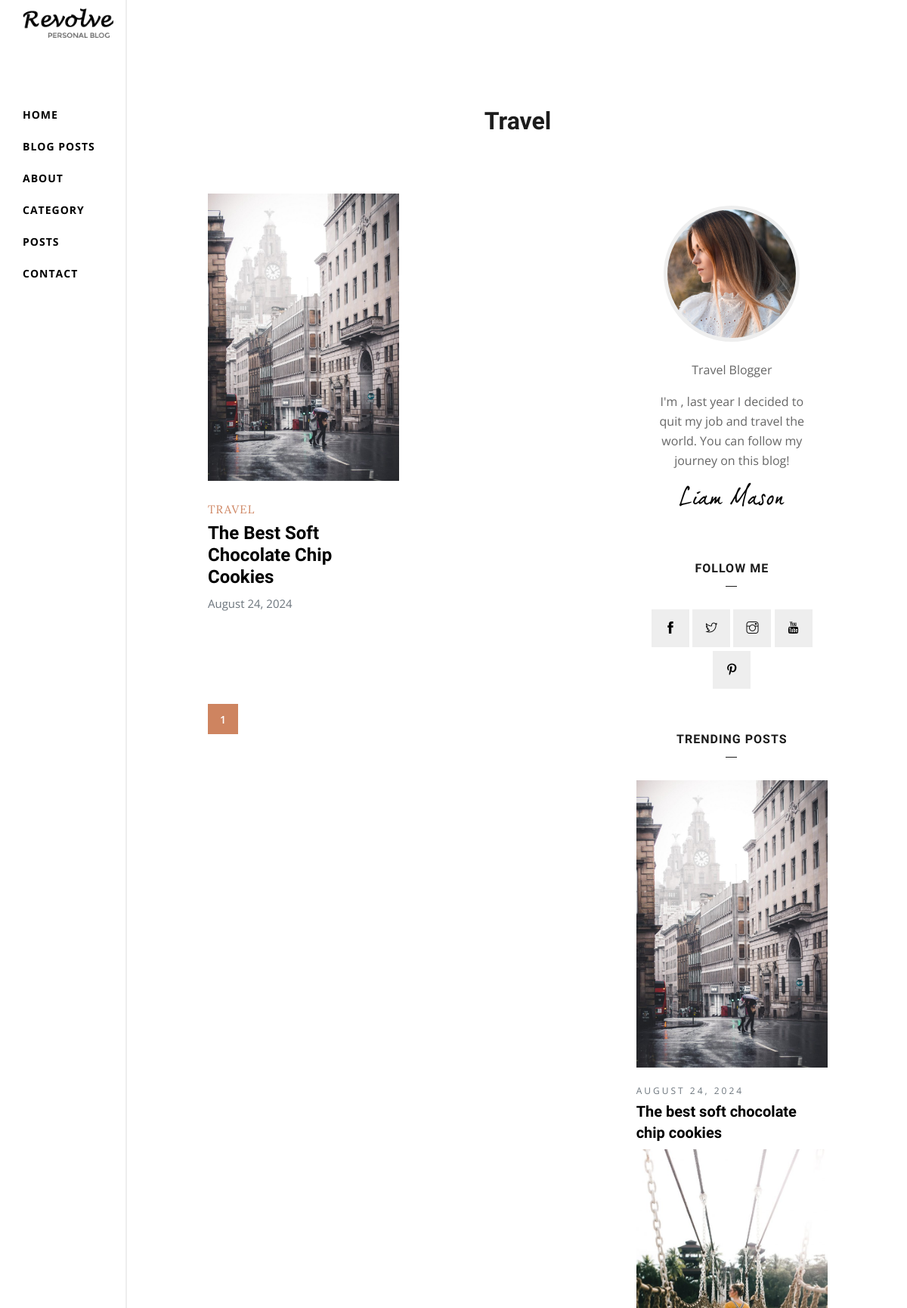
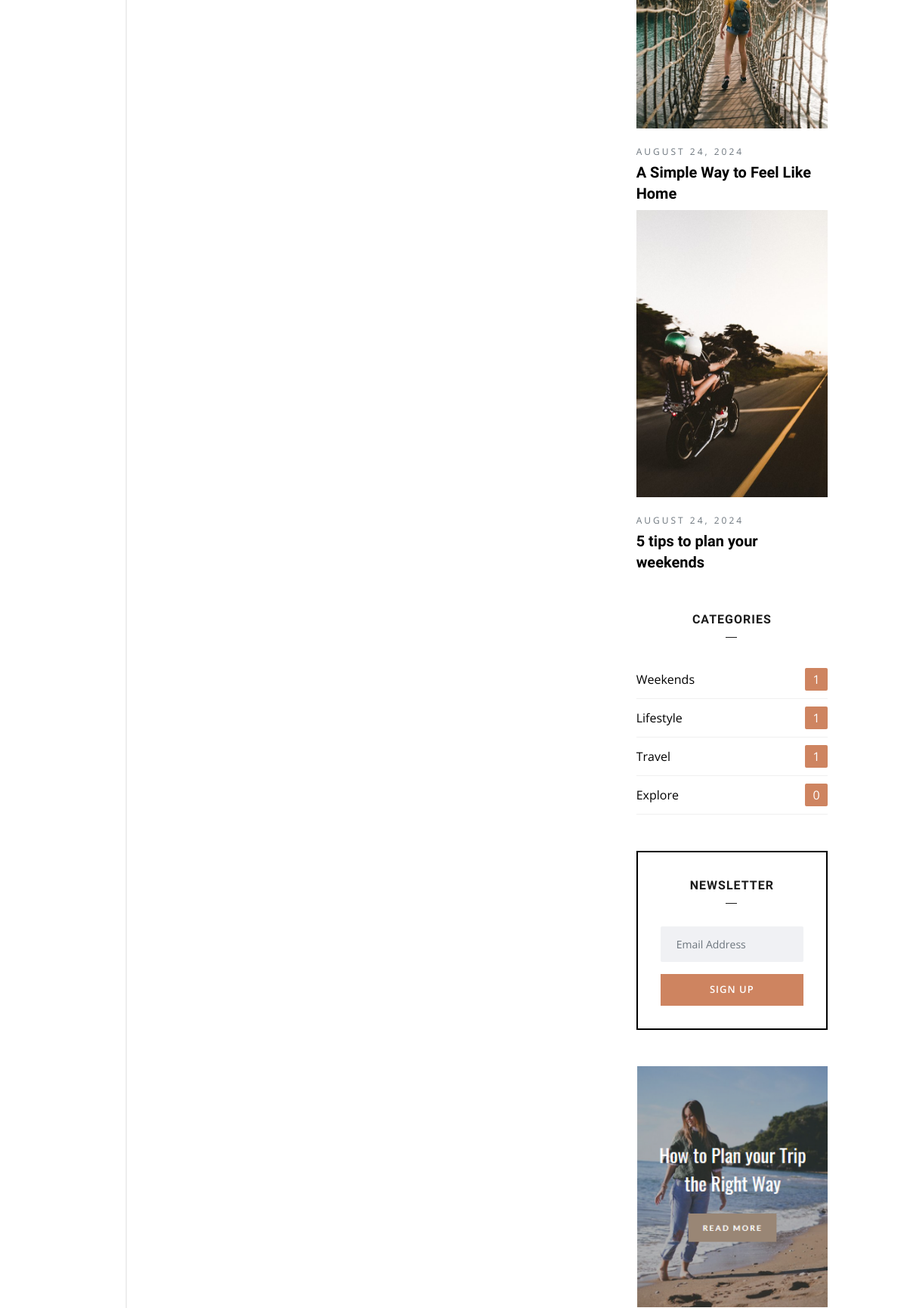
Page /category/1/ (upper part) on the committed database (2 pictures, top to bottom).
### revolve/models.py (models this page shows, shortened)
class BaseModel(models.Model):
    created = models.DateTimeField(auto_now_add=True)
    updated = models.DateTimeField(auto_now=True)
    class Meta:
        abstract = True

class Category(BaseModel):
    name = models.CharField(max_length=255)
    class Meta:
        ordering = ['-updated']
        indexes = [models.Index(fields=['-updated'])]
    def get_absolute_url(self):
        return reverse('revolve:post_by_category', args=[self.pk])

class Post(BaseModel):
    class Status(models.TextChoices):
        DRAFT = 'DF', 'Draft'
        PUBLISHED = 'PB', 'Published'
    title = models.CharField(max_length=250)
    slug = models.SlugField(max_length=250, unique_for_date='publish')
    user = models.ForeignKey(User, on_delete=models.CASCADE, related_name='blog_posts')
    body = MDTextField(null=True, blank=True)
    category = models.ManyToManyField(Category, related_name='posts', blank=True)
    publish = models.DateTimeField(default=timezone.now)
    status = models.CharField(max_length=2, choices=Status.choices, default=Status.DRAFT)
    objects = models.Manager()
    published = PostManager()
    tags = TaggableManager()
    def get_absolute_url(self):
        return reverse('revolve:post_detail', args=[self.publish.year, self.publish.month, self.publish.day, self.slug])
    class Meta:
        ordering = ['-updated']
        indexes = [
            models.Index(fields=['-updated']),
            models.Index(fields=['-publish']),
        ]

class Image(models.Model):
    post = models.ForeignKey(Post, on_delete=models.CASCADE, related_name='images')
    image = models.ImageField(upload_to='media/')
    uploaded_at = models.DateTimeField(auto_now_add=True)
    class Meta:
        ordering = ['-uploaded_at']
        indexes = [
            models.Index(fields=['-uploaded_at']),
        ]

### revolve/views.py (the view)
# urls.py: path('category/<int:category_id>/', views.category_list, name='post_by_category'),
def category_list(request, category_id):
    category = get_object_or_404(Category, id=category_id)
    posts_list = category.posts.filter(status=Post.Status.PUBLISHED)
    paginator = Paginator(posts_list, 6)
    page_number = request.GET.get('page', 1)
    try:
        posts = paginator.page(page_number)
    except PageNotAnInteger:
        posts = paginator.page(1)
    except EmptyPage:
        posts = paginator.page(paginator.num_pages)
    trending_posts = Post.published.annotate(num_comments=Count('comments')).order_by('-num_comments')[:4]
    categories = Category.objects.annotate(post_count=Count('posts')).order_by('-post_count')
    return render(request, 'category-list.html', {
        'category': category,
        'posts': posts,
        'trending_posts': trending_posts,
        'categories': categories,
        'user': request.user,
    })

### revolve/managers.py (called while the page is built)
    def get_queryset(self):
        return super().get_queryset().filter(status='PB')

### templates/category-list.html (shortened to what this page needs)
{% extends "base.html" %}
{% block content %}
{% load static %}
{% load blog_tags %}
<div class="breadcrumb-wrapper">
    <div class="container">
        <div class="row">
            <div class="col-sm-12">
                <div class="text-center">
                   <h2 class="lg-title">{{ category.name }}</h2>
                </div>
            </div>
        </div>
    </div>
</div>
<section class="section-padding">
	<div class="container">
		<div class="row">
			<div class="col-lg-8 col-md-12 col-sm-12 col-xs-12">
				<div class="row">
					{% for post in posts %}
						<div class="col-lg-6 col-md-6">
							<article class="post-grid mb-5">
								<div class="post-thumb mb-4">
									<img src="{{ post.images.first.image.url }}" alt="" class="img-fluid w-100">
								</div>
								<span class="cat-name text-color font-extra text-sm text-uppercase letter-spacing-1">{{ category.name }}</span>
								<h3 class="post-title mt-1"><a href="{{ post.get_absolute_url }}">{{ post.title }}</a></h3>
								<span class=" text-muted  text-capitalize">{{ post.publish|date:"F d, Y" }}</span>
							</article>
						</div>
					{% endfor %}
				</div>
				<div class="pagination mt-5 pt-4">
					<ul class="list-inline">
						{% for page_num in posts.paginator.page_range %}
							<li class="list-inline-item"><a href="?page={{ page_num }}" class="{% if posts.number == page_num %}active{% endif %}">{{ page_num }}</a></li>
						{% endfor %}
					</ul>
				</div>
			</div>
			<div class="col-lg-4 col-md-6 col-sm-12 col-xs-12">
				<div class="sidebar sidebar-right">
					<div class="sidebar-wrap mt-5 mt-lg-0">
						<div class="sidebar-widget about mb-5 text-center p-3">
							<div class="about-author">
								<img src="{% static 'images/author.jpg' %}" alt="" class="img-fluid">
							</div>
							<p>Travel Blogger</p>
							<p>I'm {{ user.username }}, last year I decided to quit my job and travel the world. You can follow my journey on this blog!</p>
							<img src="{% static 'images/liammason.png' %}" alt="" class="img-fluid">
						</div>
						<div class="sidebar-widget follow mb-5 text-center">
							<h4 class="text-center widget-title">Follow Me</h4>
							<div class="follow-socials">
								<a href="#"><i class="ti-facebook"></i></a>
								<a href="#" ><i class="ti-twitter"></i></a>
								<a href="#" ><i class="ti-instagram"></i></a>
								<a href="#"><i class="ti-youtube"></i></a>
								<a href="#"><i class="ti-pinterest"></i></a>
							</div>
						</div>
						<div class="sidebar-widget mb-5">
							<h4 class="text-center widget-title">Trending Posts</h4>
							{% for trending_post in trending_posts %}
								<div class="sidebar-post-item-big">
									<a href="{{ trending_post.get_absolute_url }}"><img src="{{ trending_post.images.first.image.url }}" alt="" class="img-fluid"></a>
									<div class="mt-3 media-body">
										<span class="text-muted letter-spacing text-uppercase font-sm">{{ trending_post.publish|date:"F d, Y" }}</span>
										<h4><a href="{{ trending_post.get_absolute_url }}">{{ trending_post.title }}</a></h4>
									</div>
								</div>
							{% endfor %}
						</div>
						<div class="sidebar-widget category mb-5">
							<h4 class="text-center widget-title">Categories</h4>
							<ul class="list-unstyled">
								{% for category in categories %}
									<li class="align-items-center d-flex justify-content-between">
										<a href="{{ category.get_absolute_url }}">{{ category.name }}</a>
										<span>{{ category.post_count }}</span>
									</li>
								{% endfor %}
							</ul>
						</div>
						<div class="sidebar-widget subscribe mb-5">
							<h4 class="text-center widget-title">Newsletter</h4>
							<input type="text" class="form-control" placeholder="Email Address">
							<a href="#" class="btn btn-primary d-block mt-3">Sign Up</a>
						</div>
						<div class="sidebar-widget sidebar-adv mb-5">
							<a href="#"><img src="{% static 'images/sidebar-banner3.png' %}" alt="" class="img-fluid w-100"></a>
						</div>
					</div>
				</div>
			</div>
		</div>
	</div>
</section>
{% endblock %}

### templates/base.html (shortened to what this page needs)
<!DOCTYPE html>
{% load static %}
<html lang="en">
<head>
	<link rel="stylesheet" href="{% static 'plugins/bootstrap/css/bootstrap.min.css' %}">
	<link rel="stylesheet" href="{% static 'plugins/themify/css/themify-icons.css' %}">
	<link rel="stylesheet" href="{% static 'plugins/slick-carousel/slick-theme.css' %}">
	<link rel="stylesheet" href="{% static 'plugins/slick-carousel/slick.css' %}">
	<link rel="stylesheet" href="{% static 'plugins/owl-carousel/owl.carousel.min.css' %}">
	<link rel="stylesheet" href="{% static 'plugins/owl-carousel/owl.theme.default.min.css' %}">
	<link rel="stylesheet" href="{% static 'plugins/magnific-popup/magnific-popup.css' %}">
	<link rel="stylesheet" href="{% static 'css/style.css' %}">
</head>
<body>
	<div class="section-padding pb-0">
		<div class="sidebar d-none d-lg-block">
			<div class="sidebar-sticky">
				<div class="logo-wrapper">
					<a class="navbar-brand" href="/">
						<img src="{% static 'images/logo.png' %}" alt="" class="img-fluid">
					</a>
				</div>
				<div class="main-menu">
					<nav class="navbar navbar-expand-lg p-0">
						<div class="navbar-collapse collapse" id="navbarsExample09">
							<ul class="list-unstyled">
								<li class="nav-item">
									<a class="nav-link" href="/">Home</a>
								</li>
								<li class="nav-item">
									<a class="nav-link" href="/blog-posts">Blog Posts</a>
								</li>
								<li class="nav-item">
									<a class="nav-link" href="/about">About</a>
								</li>
								<li class="nav-item">
									<a class="nav-link" href="/category-posts">Category</a>
								</li>
								<li class="nav-item">
									<a class="nav-link" href="/all-posts">Posts</a>
								</li>
								<li class="nav-item">
									<a class="nav-link" href="/contact">Contact</a>
								</li>
							</ul>
						</div>
					</nav>
				</div>
			</div>
		</div>
		<div class="content">
			{% block content %}{% endblock content %}
		</div>
	</div>
</body>
</html>

### static/css/style.css (style rules this page uses)
body, p { font-family: "Open Sans", sans-serif; line-height: 26px; font-size: 16px; text-rendering: optimizeLegibility; color: #666; font-weight: 400; }
html { overflow-x: hidden; width: 100%; height: 100%; }
h1, .h1, h2, .h2, h3, .h3, h4, .h4, h5, .h5, h6, .h6 { color: #1c1c1c; font-weight: 600; font-family: "Unna", serif; }
h2, .h2 { font-size: 32px; line-height: 36px; font-weight: 700; }
h3, .h3 { font-size: 24px; font-weight: 700; }
h4, .h4 { font-size: 20px; line-height: 28px; }
.font-extra { font-family: "Lora", serif; }
body { background: #fff; color: #575769; }
html, body { height: 100%; }
a { transition: all 0.3s ease-in-out; color: #000; }
a:link, a:visited { text-decoration: none; }
.section-padding { padding: 70px 0; position: relative; }
.form-control { box-shadow: none; border: 1px solid transparent; padding: 12px 20px; background: #f0f1f4; font-size: 14px; border-radius: 2px; }
.btn { border-radius: 0px; padding: 10px 30px; font-weight: 600; text-transform: uppercase; color: #fff; transition: 350ms; letter-spacing: 1px; font-size: 13px; border: 1px solid transparent; }
.btn-primary { background: #ce8460; }
.letter-spacing { letter-spacing: 3px; }
.font-sm { font-size: 12px !important; }
.text-color { color: #ce8460; }
.sidebar { position: relative; overflow: hidden; width: 100%; height: 100%; }
.content { width: 85%; margin: 0 auto; padding-left: 170px; }
.sidebar-sticky { position: fixed; left: 0px; top: 0px; background-color: #fff; padding-left: 30px; z-index: 99999; height: 100%; width: 14%; border-right: 2px solid #eee; }
.main-menu a { color: #000; display: inline-block; line-height: 26px; text-transform: uppercase; font-size: 14px; font-weight: 700; padding-left: 0px; letter-spacing: 1px; }
.main-menu { padding: 70px 0 150px; }
.sidebar-widget .widget-title { text-transform: uppercase; font-size: 16px; letter-spacing: 1px; position: relative; padding-bottom: 10px; margin-bottom: 30px; }
.sidebar-widget .widget-title:after { position: absolute; bottom: 0; overflow: hidden; width: 15px; height: 1px; border-top: 1px solid; content: ""; left: 50%; margin-left: -8px; }
.sidebar-widget.about .about-author img { border-radius: 100%; width: 180px; height: 180px; border: 5px solid #eee; }
.sidebar-widget.subscribe { border: 2px solid #000; padding: 30px; }
.sidebar-widget.category li { padding: 10px 0px; border-bottom: 1px solid rgba(0, 0, 0, 0.06); }
.sidebar-widget.category li span { display: inline-block; background: #ce8460; color: #fff; width: 30px; height: 30px; text-align: center; border-radius: 2px; line-height: 30px; }
.follow-socials a { width: 50px; height: 50px; display: inline-block; text-align: center; color: #000; padding-top: 12px; margin-bottom: 5px; background: #eee; }
.pagination ul li a { width: 40px; height: 40px; background: #f5f5f5; display: inline-block; text-align: center; font-weight: 600; padding-top: 8px; font-size: 14px; }
.pagination ul li a.active { background: #ce8460; color: #fff; border-color: #ce8460; }
.post-title { text-transform: capitalize; }
.letter-spacing-1 { letter-spacing: 1px; }
.post-grid span { font-size: 15px; }
.breadcrumb-wrapper { margin-top: 4.5rem; }

### rows in the picture
Category: name "Travel", name "TRAVEL", post_count "1"
Post: images.first.image (picture), title "The Best Soft Chocolate Chip Cookies", publish "August 24, 2024", publish "AUGUST 24, 2024", title "The best soft chocolate chip cookies"
Post: images.first.image (picture), publish "AUGUST 24, 2024", title "A Simple Way to Feel Like Home"
Post: images.first.image (picture), publish "AUGUST 24, 2024", title "5 tips to plan your weekends"
Category: name "Weekends", post_count "1"
Category: name "Lifestyle", post_count "1"
Category: name "Explore", post_count "0"

### other values in the picture
{{ page_num }} "1"
